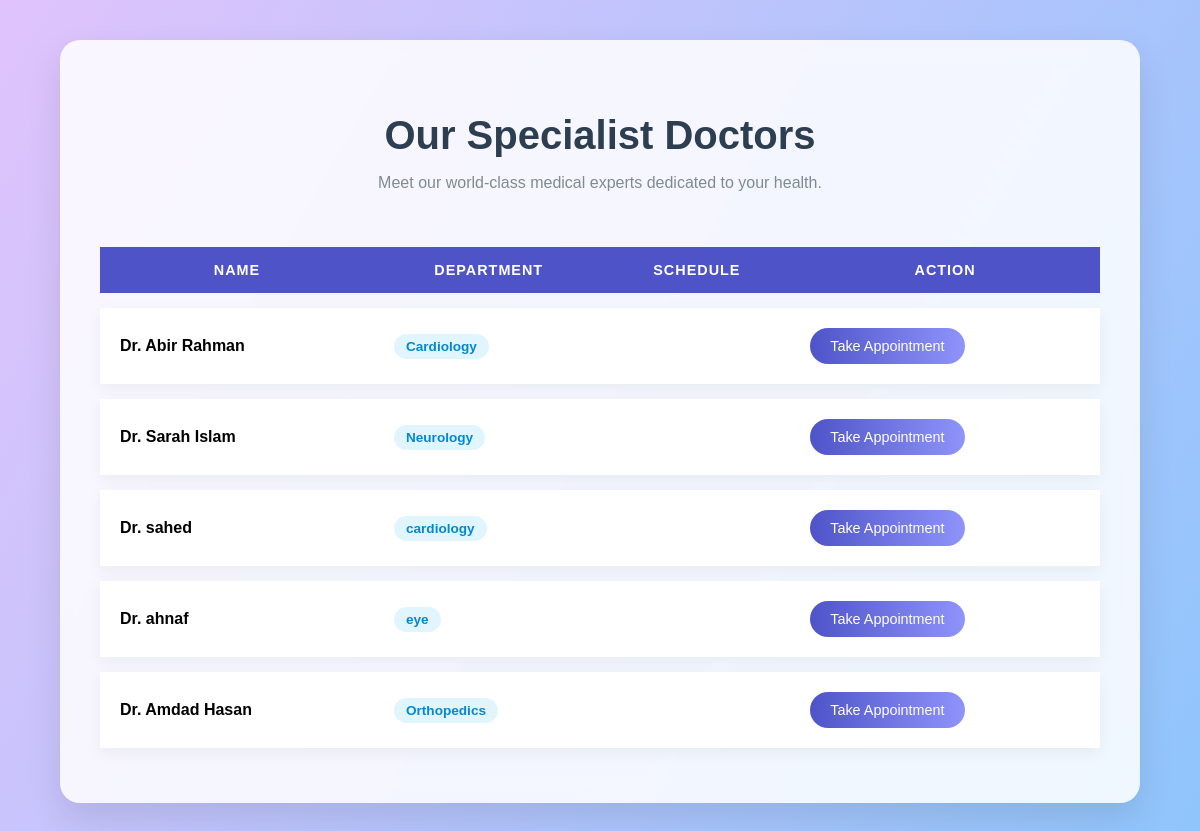
The app's page /doctors.php with its own data.
### tables this page shows
CREATE TABLE `doctors` (
  `id` int(11) NOT NULL,
  `doc_id` varchar(20) DEFAULT NULL,
  `name` varchar(100) DEFAULT NULL,
  `phone` varchar(20) DEFAULT NULL,
  `department` varchar(50) DEFAULT NULL,
  `schedule` varchar(100) DEFAULT NULL,
  `password` varchar(255) DEFAULT NULL
);

### doctors.php (the view, shortened to what this page needs)
<?php include('db_config.php'); ?>
<!DOCTYPE html>
<html lang="en">
<head>
    <link rel="stylesheet" href="style.css">
</head>
<body class="doctors-bg">
    <div class="container-glass">
        <h2 class="section-title">Our Specialist Doctors</h2>
        <p class="section-subtitle">Meet our world-class medical experts dedicated to your health.</p>
        <div class="table-responsive">
            <table class="animated-table">
                <thead>
                    <tr>
                        <th>Name</th>
                        <th>Department</th>
                        <th>Schedule</th>
                        <th>Action</th>
                    </tr>
                </thead>
                <tbody>
                    <?php
                    $query = "SELECT * FROM doctors WHERE id IN (SELECT id FROM doctors)";
                    $result = mysqli_query($conn, $query);
                    $delay = 0;
                    while($row = mysqli_fetch_assoc($result)) {
                        $delay += 0.1;
                        echo "<tr style='animation-delay: {$delay}s'>
                            <td class='doc-name'><strong>Dr. {$row['name']}</strong></td>
                            <td><span class='dept-badge'>{$row['department']}</span></td>
                            <td><i class='far fa-clock'></i> {$row['schedule']}</td>
                            <td><a href='appointment.php?doc_id={$row['id']}' class='btn-book-now'>Take Appointment</a></td>
                        </tr>";
                    }
                    ?>
                </tbody>
            </table>
        </div>
    </div>
</body>
</html>

### style.css (style rules this page uses)
body { font-family: 'Segoe UI', sans-serif; margin: 0; overflow-x: hidden; }
:root { --primary: #4e54c8; --secondary: #8f94fb; --accent: #ff7675; --glass: rgba(255, 255, 255, 0.9); --grad: linear-gradient(135deg, #4e54c8 0%, #8f94fb 100%); }
body { font-family: 'Poppins', sans-serif; margin: 0; background-color: #f0f3f7; overflow-x: hidden; }
.doctors-bg { background: linear-gradient(120deg, #e0c3fc 0%, #8ec5fc 100%); min-height: 100vh; padding: 40px 0; }
.container-glass { max-width: 1000px; margin: 0 auto; background: rgba(255, 255, 255, 0.85); backdrop-filter: blur(10px); border-radius: 20px; padding: 40px; box-shadow: 0 15px 35px rgba(0,0,0,0.1); }
.section-title { text-align: center; color: #2c3e50; font-size: 2.5rem; margin-bottom: 10px; animation: fadeInDown 0.8s ease; }
.section-subtitle { text-align: center; color: #7f8c8d; margin-bottom: 40px; animation: fadeInDown 1s ease; }
.animated-table { width: 100%; border-collapse: separate; border-spacing: 0 15px; }
.animated-table thead th { background: #4e54c8; color: white; padding: 15px; text-transform: uppercase; font-size: 0.9rem; letter-spacing: 1px; }
.animated-table tbody tr { background: white; box-shadow: 0 5px 15px rgba(0,0,0,0.05); transition: all 0.3s ease; opacity: 0; animation: slideInRight 0.5s forwards; }
.animated-table td { padding: 20px; border: none; }
.dept-badge { background: #e1f5fe; color: #0288d1; padding: 5px 12px; border-radius: 20px; font-size: 0.85rem; font-weight: bold; }
.btn-book-now { background: linear-gradient(to right, #4e54c8, #8f94fb); color: white; text-decoration: none; padding: 10px 20px; border-radius: 50px; font-size: 0.9rem; transition: 0.3s; display: inline-block; }

### records on screen
doctors: name "Abir Rahman", department "Cardiology"
doctors: name "Sarah Islam", department "Neurology"
doctors: name "sahed", department "cardiology"
doctors: name "ahnaf", department "eye"
doctors: name "Amdad Hasan", department "Orthopedics"
